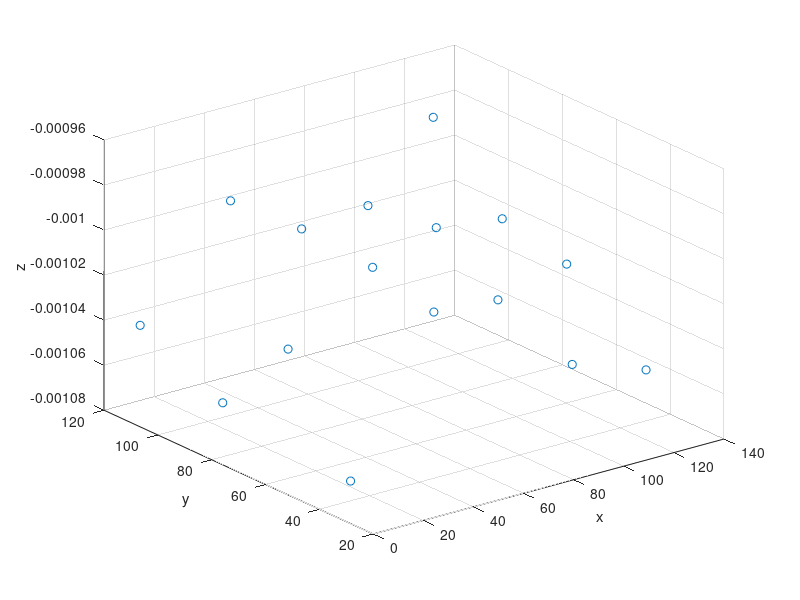

The MATLAB script that drew this image:
clc;
close all;
load Stereo;
NrFrames = size(W,1)/2;
NrPoints = size(W,2);
f = 100;
d = 5 * 37.7952755906;
b = f*d;
xl = W(1:NrFrames-1, :);
xr = W(2:NrFrames, :);
z = b\(xl-xr);

figure;
plot3(W(1,:), W(NrFrames+1,:), z(1,:), 'o');
xlabel('x'); 
ylabel('y'); 
zlabel('z');
grid on;

